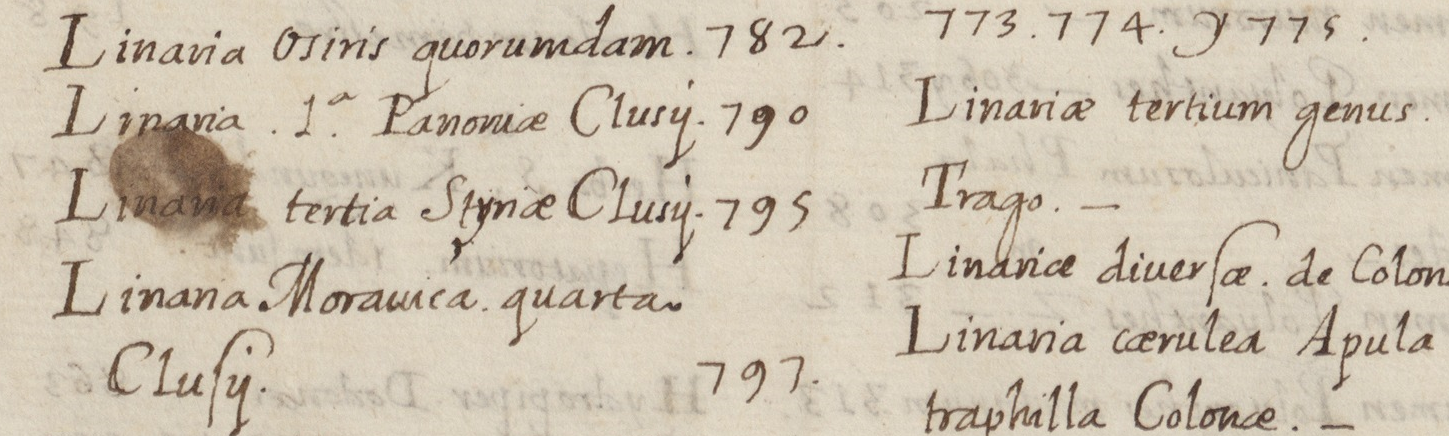
#> input picture TrabFim/XOtsu/H07.png, 1449 x 436 px
$ python otsu.py   (older library calls are emulated)
#> lines starting #> are read from the running program, lines starting #| are printed output that depends on the picture; after the words box and inside, x2 and y2 are one past the last pixel; in counts of white or black regions, pixels touching at a corner belong together; long printed decimals are rounded
import math
import matplotlib.pyplot as plt; plt.rcdefaults()
import cv2
import math
import numpy as np
from PIL import Image

from skimage.morphology import disk
from skimage.filters import threshold_otsu, rank
from skimage.filters import threshold_local, threshold_mean
#from skimage.util import img_as_ubyte
from skimage import data, io

def getWeights(threshold, gcolorsVc, TotalPxls):  #TotalPxls -> # of pixels of Image
	global totalB
	global totalF
	totalB = 0
	totalF = 0
	weightB = 0
	weightF = 0

	for i in range(0, threshold):
		totalB += gcolorsVc[i]
	weightB = totalB/TotalPxls

	for i in range(threshold, len(gcolorsVc)):
		totalF += gcolorsVc[i]

	weightF = totalF/TotalPxls

	return (weightB, weightF)

def getMeans(threshold,gcolorsVc):
	sumB = 0
	sumF = 0
	#print('totals ', totalB, totalF)

	for i in range(0, threshold):
		sumB += (i*gcolorsVc[i])
	if totalB == 0 :
		sumB = 0
	else:
		sumB /=totalB

	for i in range(threshold, len(gcolorsVc)):
		sumF += (i*gcolorsVc[i])

	if totalF == 0:
		sumF = 0
	else:
		sumF /= totalF

	return (sumB, sumF)

def betweenClassVariance(Wb, Ub, Wf, Uf):
	#print( 'Wb',Wb,' ', 'uB', Ub)
	u = (Wb*Ub)+(Wf*Uf)

	return (Wb*Wf)*pow(Ub-u,2)


def globalOtsu(img, inicio = 1, fin = 255):
    #cv2.imshow('GLOOOOO', img)
    #cv2.waitKey()
    height = np.size(img, 0)
    width = np.size(img, 1)

    TotalPixels = len(img.ravel())  # Or height * width
    print('TotalPixels ',TotalPixels)
    #print('Imicio ',inicio, ' fim ', fin)

    maxVal = max(img.ravel())
    Gcolors = [0] * 256;
    for i in range(0, len(img.ravel())):
        Gcolors[int(img.ravel()[i])] += 1

    MaxVariance = 0
    bestThreshold = inicio
    for i in range(inicio, fin):
        Wb, Wf = getWeights(i, Gcolors, TotalPixels)  # Wb + Wf must  be = 1.0
        #print(Wb + Wf)
        Ub, Uf = getMeans(i,Gcolors)
        variance = betweenClassVariance(Wb,Ub, Wf, Uf)
        #print (i, ' -> ', bc)
        #print('vari ',variance)
        if variance > MaxVariance:
            bestThreshold = i
            MaxVariance = variance

    print('Best threshold = ',bestThreshold,' ',MaxVariance)
    plt.axvline(x=bestThreshold,color='red') #Adding a vertical line for threshold
    plt.title('Best threshold = ' + str(bestThreshold))
    plt.show()
    percemtageThreshold = (bestThreshold/255)
    prct =np.float64(percemtageThreshold)
    print('Percemtage threshold = ',prct)

    ##############################################################################
    print(type(img[0][0]))
    print(type(percemtageThreshold))
    for i in range(0, height):
    	for j in range(0, width):
        	if img[i][j] < prct:
        		img[i][j] = 0.0
        	else:
        		img[i][j] = 0.99  #Blamco
    cv2.imshow('GLOOOOO', img)
    cv2.waitKey()
    return img

    #BIMARIZATIOM

    """
    pathImg2 = 'subimg.jpg'
    cv2.imwrite(pathImg2, img)
    img2 = Image.open(pathImg2).convert('L')

    Ah = np.size(img2, 0)
    Aw = np.size(img2, 1)
    NI = np.zeros_like(img2, np.uint8)
    A = np.asarray( img2 )
    #print(A)
    for i in range(0,Ah):
        for j in range(0,Aw):
            if A[i][j]>bestThreshold:
                NI[i][j]=0
            else:
                NI[i][j]=255

    img1 = Image.fromarray(NI)
    img1.show()
    return img1"""

# [32 lines left out: functions mediana, localOtsu, not called in this run]

def sobel(img):
    rows, cols = img.shape[:2]

    Gx = img.copy()
    Gy = img.copy()

    for i in range(1, rows-1):
        for j in range(1, cols-1):
            val = int(img[i-1][j-1]) - int(img[i-1][j+1]) + 2*int(img[i][j-1]) - 2*int(img[i][j+1]) + int(img[i+1][j-1]) - int(img[i+1][j+1])

            if(val < 0): val = 0
            elif( val >255 ): val = 255
            Gx[i][j] = val

            val2 = int(img[i-1][j-1]) - int(img[i+1][j-1]) + 2*int(img[i-1][j]) - 2*int(img[i+1][j]) + int(img[i-1][j+1]) - int(img[i+1][j+1])
            if(val2 < 0): val2 = 0
            elif( val2 >255 ): val2 = 255
            Gy[i][j] = val2

    new_image = Gx + Gy
    #cv2.imshow('Sobel', new_image)
    #cv2.waitKey()
    return new_image

# [21 lines left out: function media, not called in this run]


def localStd(img):
    #img = cv2.imread(imgPath, True)
    #img = cv2.cvtColor(img, cv2.COLOR_RGB2GRAY)
    print(img)
    img = img / 255.0

    # c = imfilter(I,h,'symmetric');
    h = np.ones((5,5))
    n = h.sum()
    n1 = n - 1
    c1 = cv2.filter2D(img**2, -1, h/n1, borderType=cv2.BORDER_REFLECT)
    c2 = cv2.filter2D(img, -1, h, borderType=cv2.BORDER_REFLECT)**2 / (n*n1)
    J = np.sqrt( np.maximum(c1-c2,0) )

    cv2.imshow('stdfilt', J)
    cv2.waitKey(0)
    cv2.destroyWindow('stdfilt')
    #cv2.imwrite('stda.jpg', J)
    return J

def interseccion(img,img2):
    img3 = img.copy()
    print(img[0][0])
    print('------------')
    print(img2[0][0])
    Ah = np.size(img, 0)
    Aw = np.size(img, 1)
    NI = np.zeros_like(img2, np.uint8)
    A = np.asarray( img )
    B = np.asarray( img2 )
    print(A)
    print(B)
    for i in range(0,Ah):
        for j in range(0,Aw):
            img3[i][j] = 255#0
            if img[i][j]==img2[i][j]:
                img3[i][j] = img[i][j] #255
            """if A[i][j]==B[i][j]:
                NI[i][j]=A[i][j]
                print('iiiii ', A[i][j])"""
    cv2.imshow('AND', img3)
    cv2.waitKey(0)
    # [4 lines of commented-out code are left out]
    return img3

def erosion(img,M,x,y):
    Ah = np.size(img, 0)
    Aw = np.size(img, 1)
    NI = np.zeros_like(img, np.uint8)
    A = np.asarray( img )
    Mh=len(M)
    Mw=len(M[0])

    for i in range (0,Ah):
        for j in range(0,Aw):
            #if i + Mh-1<Ah and j+Mw-1<Aw:
            if i+x<Ah and j+y<Aw:
                contA=0
                contM=0
                for k in range(0,Mh):
                    for l in range(0,Mw):
                        if M[k][l]==255:
                            contM+=1
                            if i+k<Ah and j+l<Aw:
                                if A[i+k][j+l]==255:
                                    contA+=1
                if contA==contM:
                    #if NI[i+k][j+l]!=255:
                    #if NI[i+x][j+y]!=255:
                    NI[i+x][j+y]=255

    img1 = Image.fromarray(NI)
    #img1.save('my.png')
    img1.show()
    return img1

def cruzMasks(n):
    origen=n/2 # (2,2)
    cuadrado = []
    for i in range(0,n):
        l=[]
        q=int(n/2)
        if i == int(n/2) :
            for i in range (0,n):
                l.append(255)
        else:
            for j in range(0,q):
                l.append(0)
            l.append(255)
            for k in range(0,q):
                l.append(0)
        cuadrado.append(l)

    #print (cuadrado)
    return cuadrado

if __name__ == '__main__':
    pathImg = 'H07.png'#'H02.png'#'2im.jpg'#3.bmp

    img = cv2.imread(pathImg, cv2.IMREAD_GRAYSCALE)
#> img: shape (436, 1449); min 43, max 228, mean 196
    plt.hist(img.ravel(),256,[0,256], density=True )

    height, width = img.shape
#> height = 436; width = 1449
### ------------------------------------------ Part 1 ----------------------------------------- """
# [5 lines of commented-out code are left out]

### ------------------------------------------ Part 2 ----------------------------------------- """
    ###### Sobel #########
    img = sobel(img)
#> after the loop in sobel, `for i in range(1, rows-1):`:
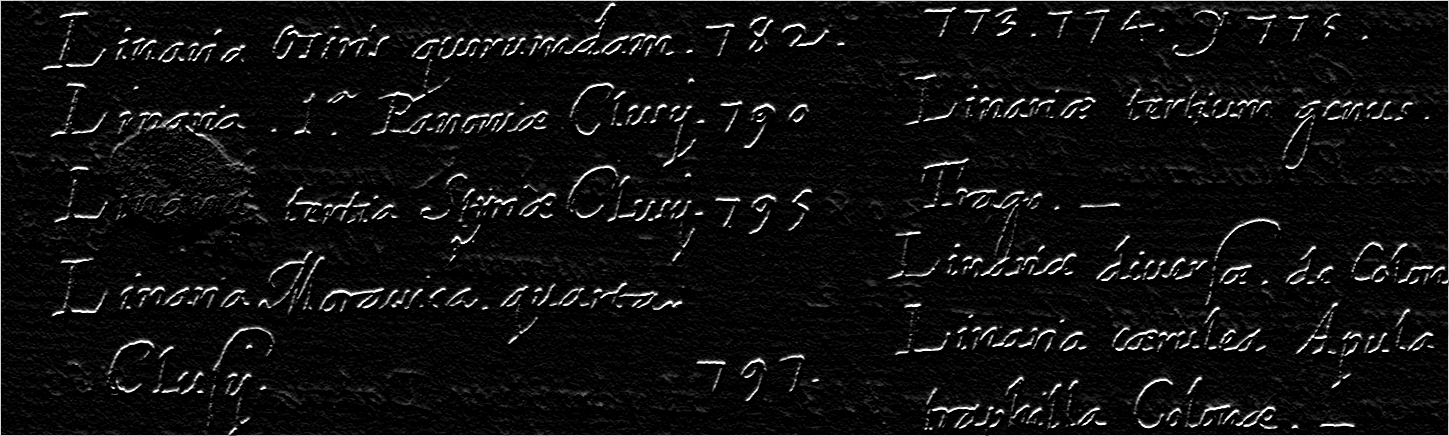
#> Gy: shape (436, 1449); min 0, max 255, mean 15.7
    cv2.imshow('Sobel', img)

    ###### Local Standard Deviation #####
    img = localStd(img)
#> (printed output is left out)
#> in localStd, `J = np.sqrt( np.maximum(c1-c2,0) )`:
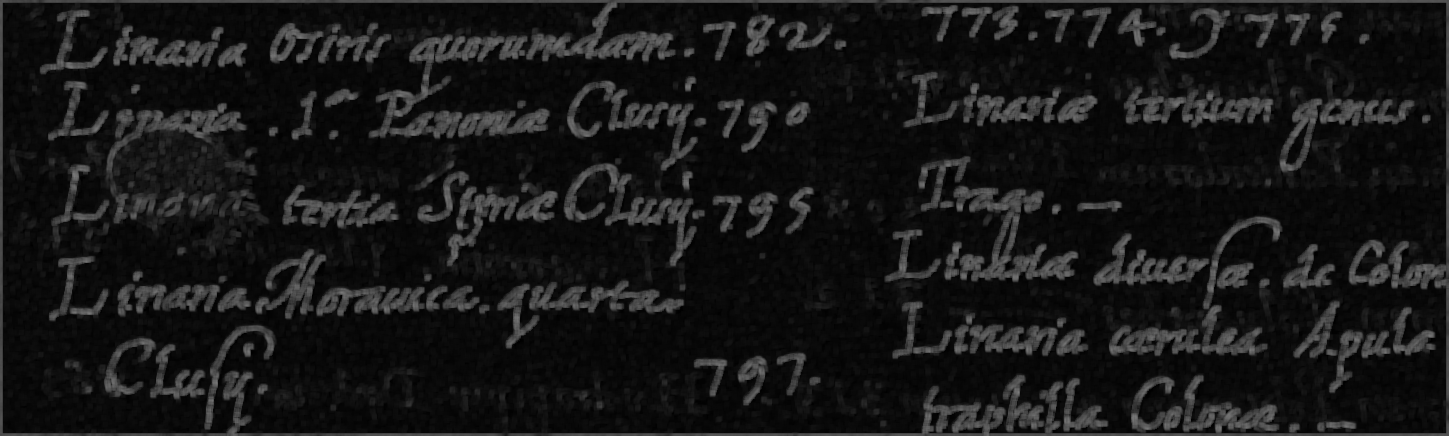
#> J: shape (436, 1449) float64; min 0, max 0.484, mean 0.0911

    ##### Global Otsu #####
    imgLeft = globalOtsu(img,66,120)
#> in globalOtsu, `height = np.size(img, 0)`: height = 436
#> in globalOtsu, `width = np.size(img, 1)`: width = 1449
#> in globalOtsu, `TotalPixels = len(img.ravel())`: TotalPixels = 631764
#| TotalPixels  631764
#> in globalOtsu, `maxVal = max(img.ravel())`: maxVal = 0.484
#> after the loop in globalOtsu, `for i in range(0, len(img.ravel())):`: Gcolors = 256 values, max 631764 at index 0, min 0 at index 1, mean 2467.8
#> after the loop in globalOtsu, `for i in range(inicio, fin):`: MaxVariance = 0; bestThreshold = 66
#| Best threshold =  66   0
#> in globalOtsu, `plt.show()`:
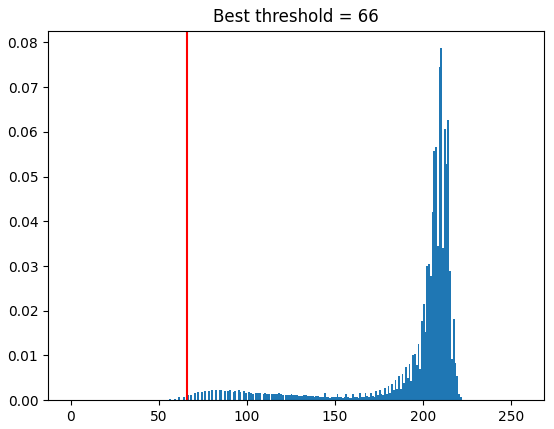
#> figure drawn by matplotlib, 1 panel; tallest bar 0.0787 high, from x = 210 to 211
#> in globalOtsu, `percemtageThreshold = (bestThreshold/255)`: percemtageThreshold = 0.259
#| Percemtage threshold =  0.2588
#| <class 'numpy.float64'>
#| <class 'float'>
#> after the loop in globalOtsu, `for i in range(0, height):`:
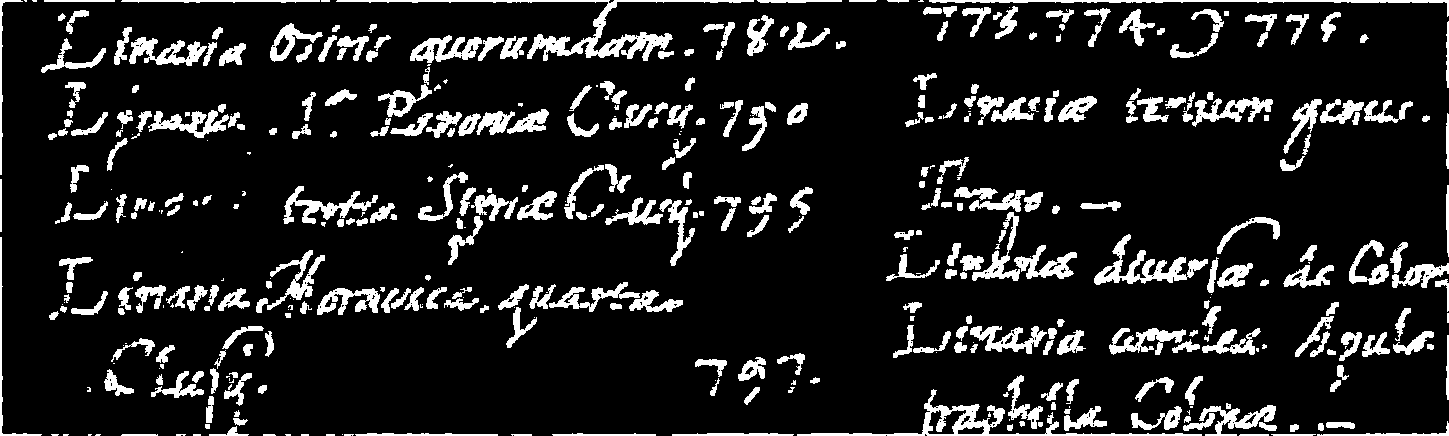
#> img: shape (436, 1449) float64; values 0 (black) and 0.99 (white), 12.5% white; 448 white regions (103 under 20 px), largest, box (x1, y1, x2, y2) and area: (336, 0, 754, 61) 3094, (797, 389, 1202, 436) 2308, (1094, 234, 1208, 285) 1734

### ----------------------------------------- Part 3 --------------------------------------------
    local = cv2.imread('LocalOtsu.jpg', cv2.IMREAD_GRAYSCALE)
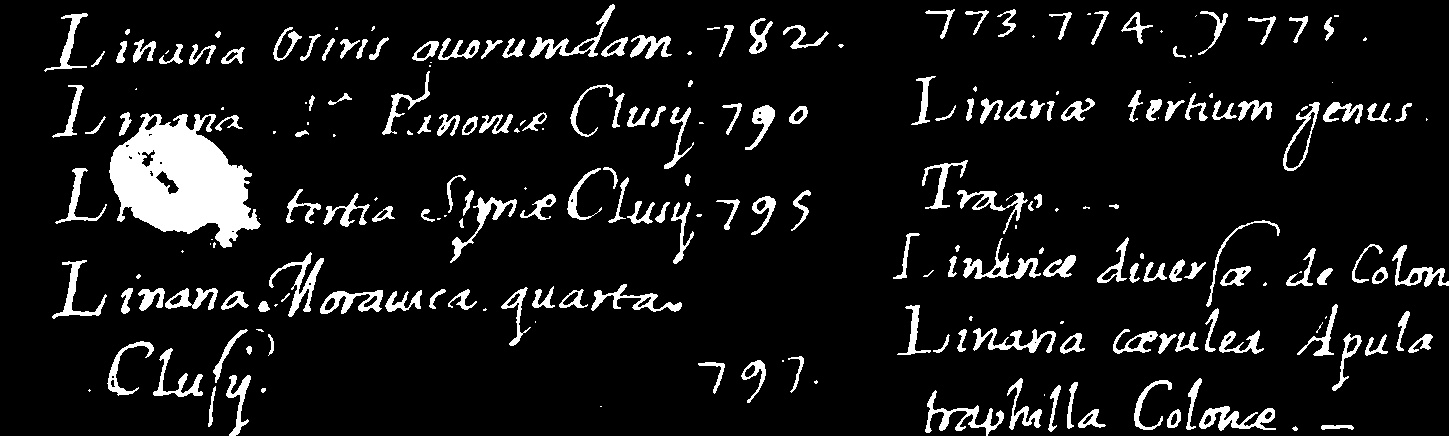
#> input picture TrabFim/XOtsu/LocalOtsu.jpg, 1449 x 436 px
#> local is the input picture: shape (436, 1449); min 0, max 255, mean 23
    imt = interseccion(local, imgLeft)
#| 0
#| 0.99
#> in interseccion, `Ah = np.size(img, 0)`: Ah = 436
#> in interseccion, `Aw = np.size(img, 1)`: Aw = 1449
#> (printed output is left out)
#> (printed output is left out)
#> after the loop in interseccion, `for i in range(0,Ah):`:
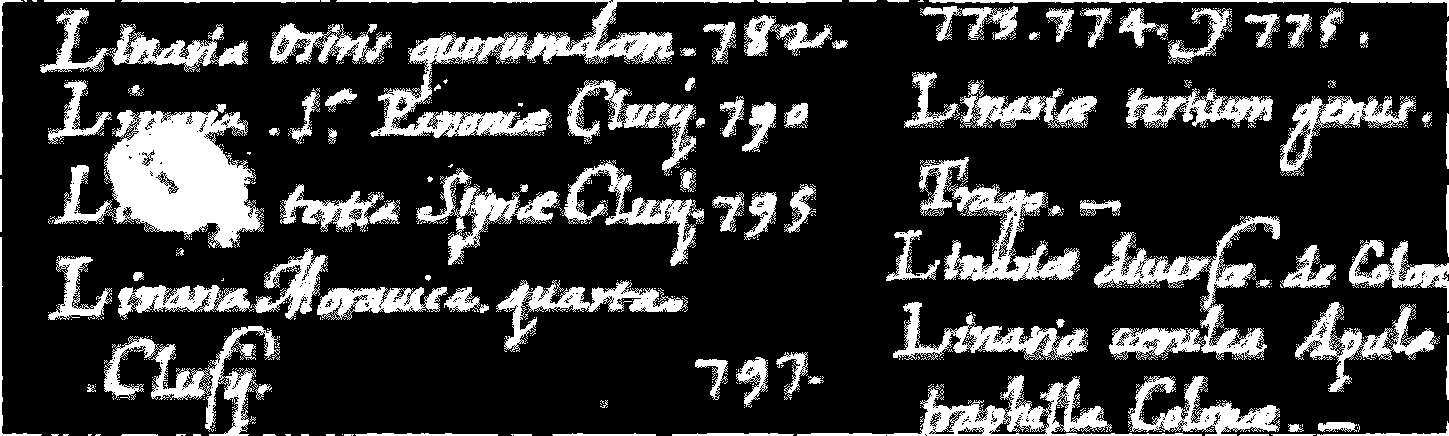
#> img3: shape (436, 1449); 20.5% white; 1228 white regions (1126 under 20 px), largest, box (x1, y1, x2, y2) and area: (50, 110, 264, 248) 15490, (336, 0, 754, 138) 10290, (1094, 216, 1280, 360) 7531
    M = cruzMasks(3)
    erosion(imt,M,1,1)
#> in erosion, `Ah = np.size(img, 0)`: Ah = 436
#> in erosion, `Aw = np.size(img, 1)`: Aw = 1449
#> after the loop in erosion, `for i in range (0,Ah):`:
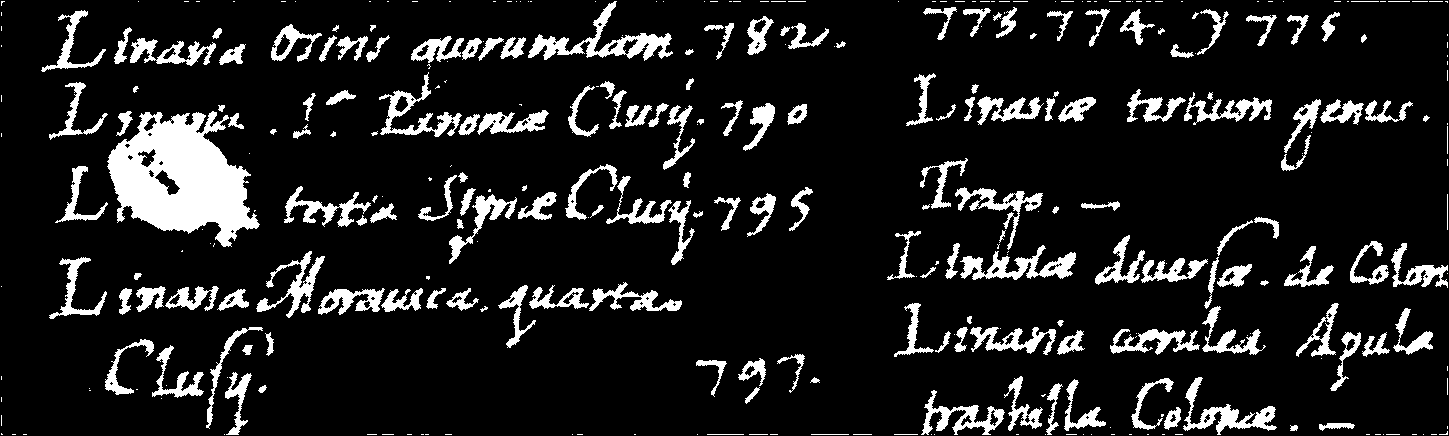
#> NI: shape (436, 1449); 12% white; 346 white regions (169 under 20 px), largest, box (x1, y1, x2, y2) and area: (107, 111, 260, 247) 12182, (528, 1, 673, 61) 2200, (960, 245, 1076, 280) 1671
